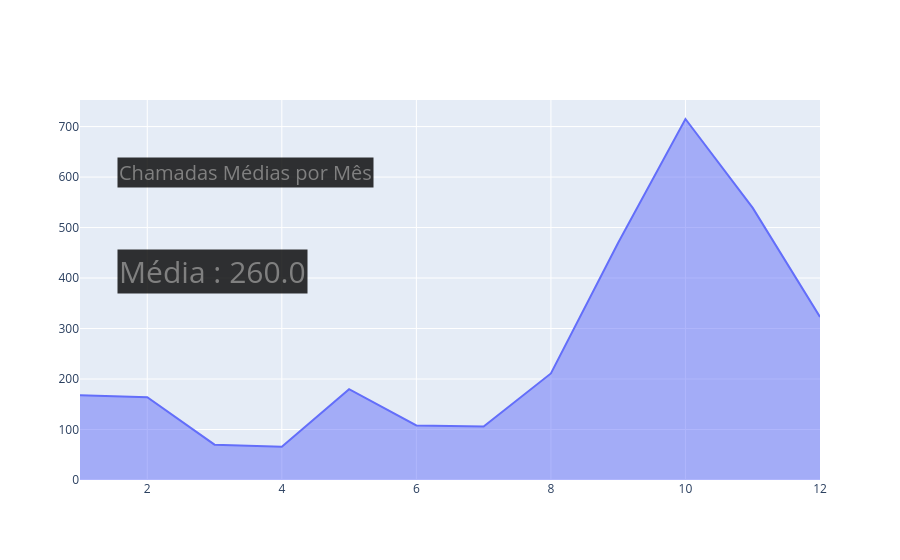

The notebook cell this image was saved under:
### Code cell
fig4.add_annotation(text='Chamadas Médias por Mês',
        xref="paper", yref="paper",
        font=dict(
            size=20,
            color='gray'
            ),
        align="center", bgcolor="rgba(0,0,0,0.8)",
        x=0.05, y=0.85, showarrow=False)
fig4.add_annotation(text=f"Média : {round(df4['Chamadas Realizadas'].mean(), 2)}",
        xref="paper", yref="paper",
        font=dict(
            size=30,
            color='gray'
            ),
        align="center", bgcolor="rgba(0,0,0,0.8)",
        x=0.05, y=0.55, showarrow=False)

fig4.show()

### Figure 1 — Plotly figure (JSON) as saved in the notebook; plotly's stock layout.template omitted (floating-point values rounded to 4 significant figures)
{"data": [{"fill": "tonexty", "mode": "lines", "type": "scatter", "x": [1, 2, 3, 4, 5, 6, 7, 8, 9, 10, 11, 12], "y": [168, 164, 70, 66, 180, 108, 106, 211, 470, 715, 539, 323]}], "layout": {"annotations": [{"align": "center", "bgcolor": "rgba(0,0,0,0.8)", "font": {"color": "gray", "size": 20}, "showarrow": false, "text": "Chamadas Médias por Mês", "x": 0.05, "xref": "paper", "y": 0.85, "yref": "paper"}, {"align": "center", "bgcolor": "rgba(0,0,0,0.8)", "font": {"color": "gray", "size": 30}, "showarrow": false, "text": "Média : 260.0", "x": 0.05, "xref": "paper", "y": 0.55, "yref": "paper"}]}}
